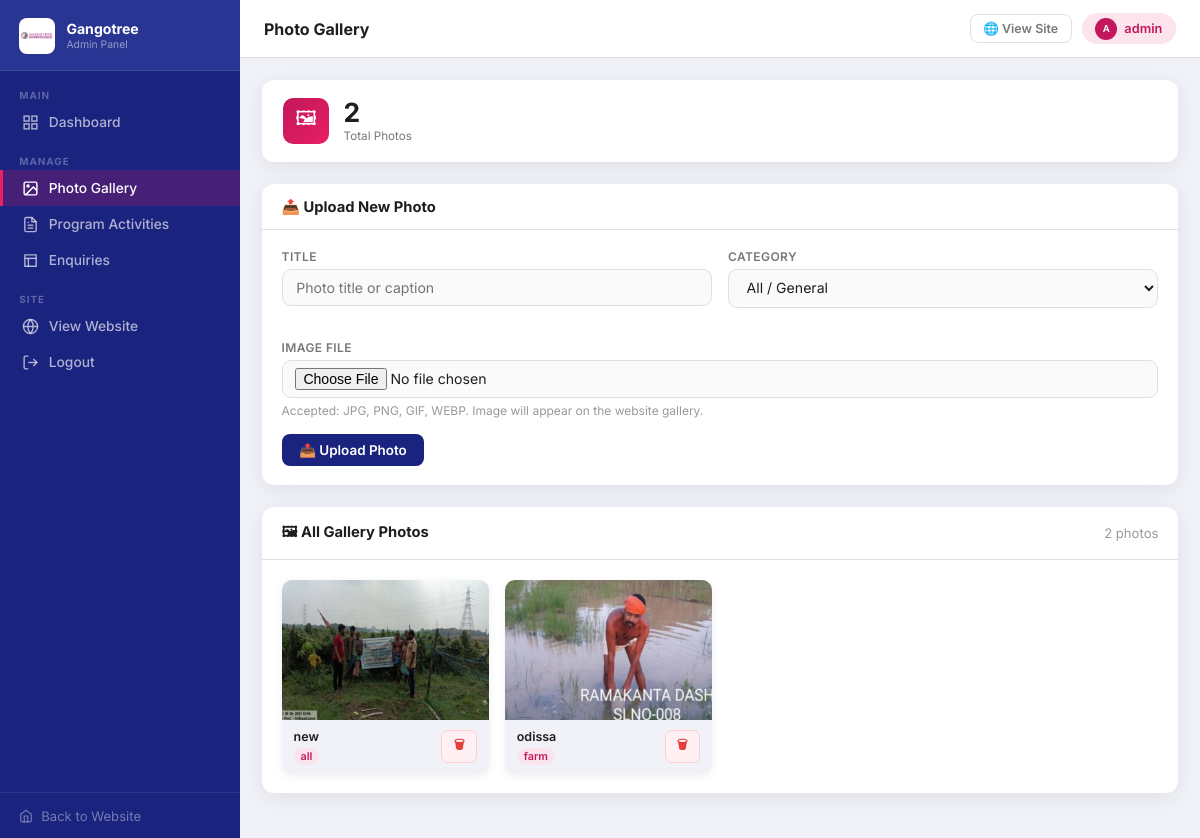
The page /admin/gallery (signed in) on the database its author committed.
### tables this page shows
CREATE TABLE gallery (
            id       INTEGER PRIMARY KEY AUTOINCREMENT,
            category TEXT,
            image    TEXT,
            title    TEXT
        );

### app.py (the view)
@app.route("/admin/gallery")
@login_required
def admin_gallery():
    db    = get_db()
    items = db.execute("SELECT * FROM gallery ORDER BY id DESC").fetchall()
    total = db.execute("SELECT COUNT(*) FROM gallery").fetchone()[0]
    return render_template("gallery_admin.html", items=items,
                           total=total, active="gallery")

### app.py (called while the page is built)
def get_db():
    db = getattr(g, "_db", None)
    if db is None:
        db = g._db = sqlite3.connect(DB_PATH)
        db.row_factory = sqlite3.Row
    return db

def login_required(f):
    @wraps(f)
    def decorated(*args, **kwargs):
        if not session.get("logged_in"):
            return redirect("/login")
        return f(*args, **kwargs)
    return decorated

### templates/gallery_admin.html (shortened to what this page needs)
{% extends "_admin_base.html" %}
{% block page_title %}Photo Gallery{% endblock %}
{% block content %}
<div class="stats">
  <div class="stat">
    <div class="stat-icon si-pink">🖼</div>
    <div><div class="stat-num">{{ total }}</div><div class="stat-label">Total Photos</div></div>
  </div>
</div>
<div class="card">
  <div class="card-head"><h2>📤 Upload New Photo</h2></div>
  <div class="card-body">
    <form method="POST" action="/admin/gallery/add" enctype="multipart/form-data">
      <div class="form-row">
        <div class="form-group">
          <label>Title</label>
          <input type="text" name="title" placeholder="Photo title or caption" required>
        </div>
        <div class="form-group">
          <label>Category</label>
          <select name="category">
            <option value="all">All / General</option>
          </select>
        </div>
      </div>
      <div class="form-group">
        <label>Image File</label>
        <input type="file" name="image" accept="image/*" required
               style="padding:.45rem .8rem;background:#fafafa;">
        <small style="color:#999;font-size:.75rem;display:block;margin-top:.3rem;">
          Accepted: JPG, PNG, GIF, WEBP. Image will appear on the website gallery.
        </small>
      </div>
      <button type="submit" class="btn-navy">📤 Upload Photo</button>
    </form>
  </div>
</div>
<div class="card">
  <div class="card-head">
    <h2>🖼 All Gallery Photos</h2>
    <span style="font-size:.82rem;color:#999;">{{ total }} photo{{ 's' if total != 1 }}</span>
  </div>
  {% if items %}
  <div class="gallery-admin-grid">
    {% for item in items %}
    <div class="g-card">
      <img src="{{ url_for('static', filename='uploads/gallery/' + item.image) }}"
           alt="{{ item.title }}"
           onerror="this.style.background='#e0e0e0';this.style.height='140px';">
      <div class="g-info">
        <div>
          <div class="g-title" title="{{ item.title }}">{{ item.title or 'Untitled' }}</div>
          <span class="g-tag">{{ item.category or 'all' }}</span>
        </div>
        <button class="btn-del"
          onclick="askDelete('/admin/gallery/delete/{{ item.id }}', '{{ item.title|replace("'","\\'")|e or "this photo" }}')">
          🗑
        </button>
      </div>
    </div>
    {% endfor %}
  </div>
  {% else %}
  <div class="empty">
    <div class="icon">🖼</div>
    <p>No photos uploaded yet. Use the form above to add your first photo.</p>
  </div>
  {% endif %}
</div>
{% endblock %}

### templates/_admin_base.html (shortened to what this page needs)
<!DOCTYPE html>
<html lang="en">
<head>
</head>
<body>
<aside class="sb" id="sb">
  <div class="sb-brand">
    <img src="{{ url_for('static', filename='gangologo.png') }}" alt="Logo">
    <div>
      <div class="n">Gangotree</div>
      <div class="s">Admin Panel</div>
    </div>
  </div>
  <nav class="sb-nav">
    <div class="sb-group">Main</div>
    <a href="/admin" class="sb-link {% if active=='dashboard' %}active{% endif %}">
      <svg fill="none" stroke="currentColor" stroke-width="2" viewBox="0 0 24 24">
        <rect x="3" y="3" width="7" height="7"/><rect x="14" y="3" width="7" height="7"/>
        <rect x="14" y="14" width="7" height="7"/><rect x="3" y="14" width="7" height="7"/>
      </svg>
      Dashboard
    </a>
    <div class="sb-group" style="margin-top:.5rem">Manage</div>
    <a href="/admin/gallery" class="sb-link {% if active=='gallery' %}active{% endif %}">
      <svg fill="none" stroke="currentColor" stroke-width="2" viewBox="0 0 24 24">
        <rect x="3" y="3" width="18" height="18" rx="2"/>
        <circle cx="8.5" cy="8.5" r="1.5"/>
        <path d="M21 15l-5-5L5 21"/>
      </svg>
      Photo Gallery
    </a>
    <a href="/admin/activities" class="sb-link {% if active=='activities' %}active{% endif %}">
      <svg fill="none" stroke="currentColor" stroke-width="2" viewBox="0 0 24 24">
        <path d="M14 2H6a2 2 0 0 0-2 2v16a2 2 0 0 0 2 2h12a2 2 0 0 0 2-2V8z"/>
        <polyline points="14 2 14 8 20 8"/><line x1="16" y1="13" x2="8" y2="13"/>
        <line x1="16" y1="17" x2="8" y2="17"/><polyline points="10 9 9 9 8 9"/>
      </svg>
      Program Activities
    </a>
    <a href="/admin/enquiries" class="sb-link {% if active=='enquiries' %}active{% endif %}">
      <svg fill="none" stroke="currentColor" stroke-width="2" viewBox="0 0 24 24">
        <path d="M4 4h16v16H4z"/><path d="M4 9h16"/><path d="M9 21V9"/>
      </svg>
      Enquiries
    </a>
    <div class="sb-group" style="margin-top:.5rem">Site</div>
    <a href="/" target="_blank" class="sb-link">
      <svg fill="none" stroke="currentColor" stroke-width="2" viewBox="0 0 24 24">
        <circle cx="12" cy="12" r="10"/>
        <path d="M2 12h20M12 2a15 15 0 0 1 0 20M12 2a15 15 0 0 0 0 20"/>
      </svg>
      View Website
    </a>
    <a href="/logout" class="sb-link">
      <svg fill="none" stroke="currentColor" stroke-width="2" viewBox="0 0 24 24">
        <path d="M9 21H5a2 2 0 0 1-2-2V5a2 2 0 0 1 2-2h4"/>
        <polyline points="16 17 21 12 16 7"/>
        <line x1="21" y1="12" x2="9" y2="12"/>
      </svg>
      Logout
    </a>
  </nav>
  <div class="sb-footer">
    <a href="/">
      <svg width="14" height="14" fill="none" stroke="currentColor" stroke-width="2" viewBox="0 0 24 24">
        <path d="M3 9l9-7 9 7v11a2 2 0 0 1-2 2H5a2 2 0 0 1-2-2z"/>
        <polyline points="9 22 9 12 15 12 15 22"/>
      </svg>
      Back to Website
    </a>
  </div>
</aside>
<header class="topnav">
  <div class="topnav-left">
    <span class="page-title">{% block page_title %}Dashboard{% endblock %}</span>
  </div>
  <div class="topnav-right">
    <a href="/" target="_blank" class="btn-outline">🌐 View Site</a>
    <div class="pill">
      <div class="av">A</div>
      {{ session.get('username', 'Admin') }}
    </div>
  </div>
</header>
<div class="main">
  {% block content %}{% endblock %}
</div>
</body>
</html>

### rows shown on the page
gallery: image (picture), title "new", category "all"
gallery: image (picture), title "odissa", category "farm"

### other values the page prints
{{ session.get('username', 'Admin') }} "admin"
{{ total }} "2"
{{ 's' if total != 1 }} "s"
